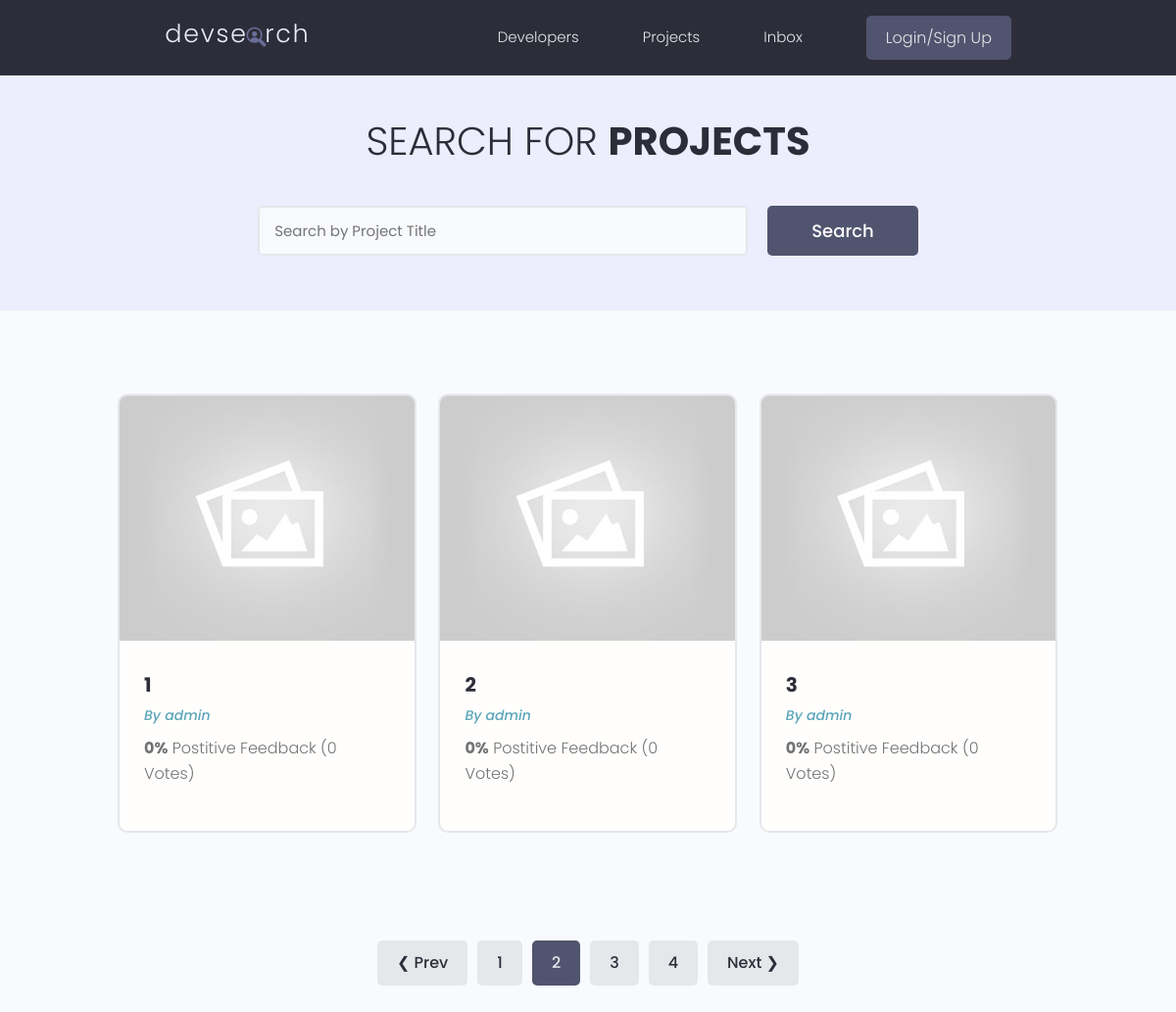
/projects/?page=2, run on an earlier commit of the app's database.
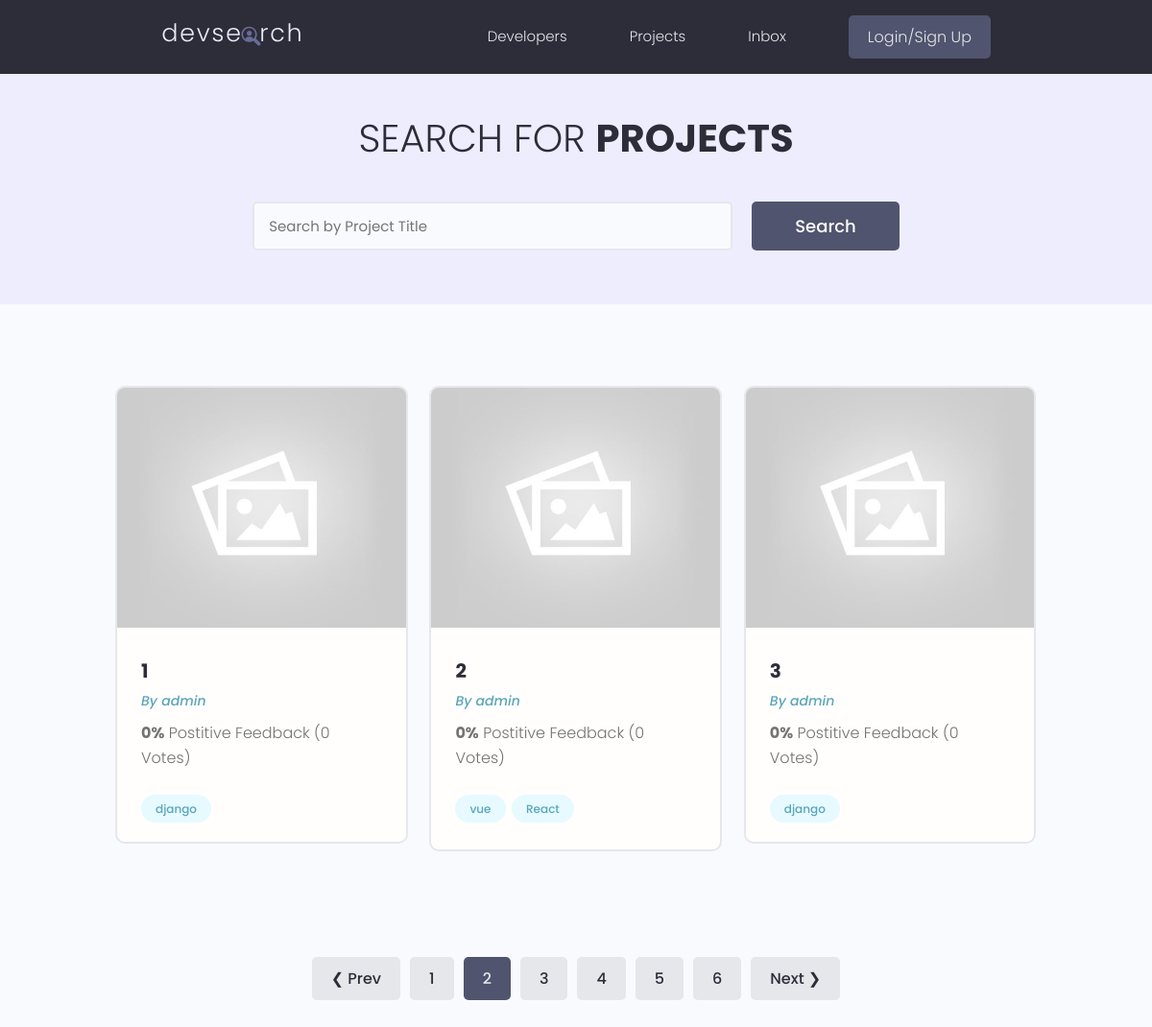
And on a later commit of the database.
### projects/models.py (models this page shows, shortened)
class Project(models.Model):
    id = models.UUIDField(default=uuid.uuid4, unique=True, primary_key=True, editable=False)
    owner = models.ForeignKey(Profile, null=True, blank=True, on_delete=models.SET_NULL)
    title = models.CharField(max_length=2000)
    description = models.TextField(null=True, blank=True)
    image = models.ImageField(default="default.jpg")
    tags = models.ManyToManyField('Tag', blank=True)
    demo_link = models.URLField(max_length=2000, null=True, blank=True)
    source_link = models.URLField(max_length=2000, null=True, blank=True)
    vote_total = models.IntegerField(default=0, null=True, blank=True)
    vote_ratio = models.IntegerField(default=0, null=True, blank=True)
    created = models.DateTimeField(auto_now_add=True)
    class Meta:
        ordering = ["created"]

class Tag(models.Model):
    id = models.UUIDField(default=uuid.uuid4, unique=True, primary_key=True, editable=False)
    name = models.CharField(max_length=300)
    created = models.DateTimeField(auto_now_add=True)
    def __str__(self):
        return self.name

### users/models.py (models this page shows)
class Profile(models.Model):
    id = models.UUIDField(default=uuid.uuid4, unique=True,
                            primary_key=True, editable=False)
    user = models.OneToOneField(
        User, null=True, blank=True, on_delete=models.CASCADE)
    name = models.CharField(max_length=200, null=True, blank=True)
    user_name = models.CharField(max_length=200, null=True, blank=True)
    email = models.EmailField(null=True, blank=True)
    headline = models.CharField(max_length=800, null=True, blank=True)
    bio = models.TextField(null=True, blank=True)
    location = models.CharField(max_length=200, null=True, blank=True)
    profile_image = models.ImageField(
        null=True, blank=True, upload_to="profiles/", default="profiles/user-default.png")
    social_github = models.URLField(max_length=200, null=True, blank=True)
    social_twitter = models.URLField(max_length=200, null=True, blank=True)
    social_linkedin = models.URLField(max_length=200, null=True, blank=True)
    social_youtube = models.URLField(max_length=200, null=True, blank=True)
    social_website = models.URLField(max_length=200, null=True, blank=True)
    created = models.DateTimeField(auto_now_add=True)
    def __str__(self):
        return str(self.user.username)
    class Meta:
        ordering = ["created"]

### projects/views.py (the view)
# urls.py: path('projects/', include("projects.urls")),
def projects(request):
    search_query, projects = searchProjects(request)
    try:
        pages, projects = paginateProjects(request, search_query, projects)
    except Exception as error:
        return error.args[0]
    context = {
        "projects": projects,
        "search_query": search_query,
        "pages": pages
    }
    return render(request, 'projects/projects.html', context)

### projects/utils.py (called while the page is built)
def searchProjects(request) -> tuple[str, list]:
    search_query = ""
    if request.GET.get("search_query"):
        search_query = request.GET.get("search_query")
    tags = Tag.objects.filter(name__icontains=search_query)
    projects = Project.objects.filter(Q(title__icontains=search_query) |
                                        Q(owner__user_name__icontains=search_query) |
                                        Q(tags__in=tags)).distinct()
    return search_query, projects

### projects/templates/projects/projects.html (shortened to what this page needs)
{% extends 'main.html' %} {% block content %}
<main class="projects">
    <section class="hero-section text-center">
        <div class="container container--narrow">
            <div class="hero-section__box">
                <h2>Search for <span>Projects</span></h2>
            </div>
            <div class="hero-section__search">
                <form id="search-form" class="form" action="{% url 'projects' %}" method="get">
                    <div class="form__field">
                        <input class="input input--text" id="formInput#search" type="text" name="search_query"
                            placeholder="Search by Project Title" value="{{ search_query }}"/>
                    </div>
                    <input class="btn btn--sub btn--lg" type="submit" value="Search" />
                </form>
            </div>
        </div>
    </section>
    <section class="projectsList">
        <div class="container">
            <div class="grid grid--three">
                {% for project in projects %}
                <div class="column">
                    <div class="card project">
                        <a href="{% url 'project' project.id %}" class="project">
                            <img class="project__thumbnail" src="{{project.image.url}}" alt="project thumbnail" />
                            <div class="card__body">
                                <h3 class="project__title">{{project.title}}</h3>
                                <p><a class="project__author" href="{% url 'user-profile' project.owner.id %}">By {{project.owner}}</a></p>
                                <p class="project--rating">
                                    <span style="font-weight: bold;">{{project.vote_ratio}}%</span> Postitive
                                    Feedback ({{project.vote_total}} Vote{{project.vote_total|pluralize}})
                                </p>
                                <div class="project__tags">
                                    {% for tag in project.tags.all %}
                                    <span class="tag tag--pill tag--main">
                                        <small>{{tag}}</small>
                                    </span>
                                    {% endfor %}
                                </div>
                            </div>
                        </a>
                    </div>
                </div>
                {% endfor %}
            </div>
        </div>
    </section>
    {% include 'pagination.html' with queryset=projects pages=pages %}
</main>
{% endblock content %}

What changed in the data, as far as the page shows it:
changed Project (number 1 of 3 on the later page): gains Tag (name "django")
changed Project (number 2 of 3 on the later page): gains Tag (name "vue"); gains Tag (name "React")
changed Project (number 3 of 3 on the later page): gains Tag (name "django")
Also different on the page:
new list line: "5"
new list line: "6"
